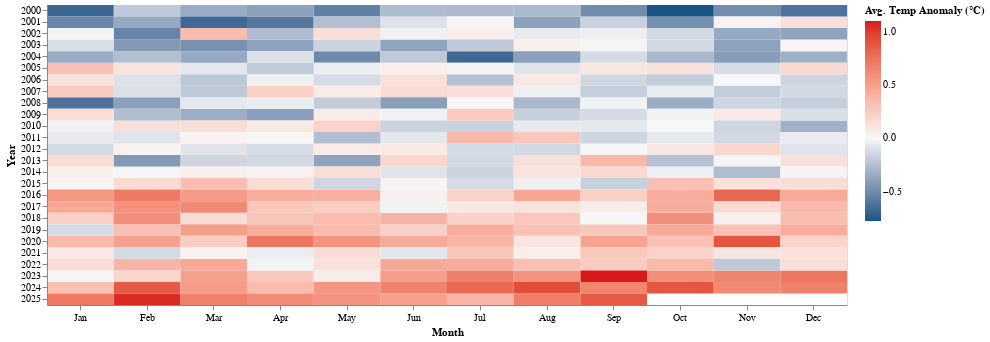

Here is the notebook cell this chart was saved with:
### Code cell
# Graph 3: heatmap on anomalies over year month

def anomalies_heatmap(df):

    chart = alt.Chart(df)
    # AI: Asked how to change schema color to other option and
    # Used this https://altair-viz.github.io/user_guide/generated/core/altair.Scale.html to see options
    heat_map = chart.mark_rect().encode(
        alt.X("month(date):O", title="Month"),
        alt.Y("year:O", title="Year"),
        alt.Color("mean(t2_mean_anomaly):Q", title="Avg. Temp Anomaly (°C)",
                  scale = alt.Scale(domainMid=0,
                                    range=["#175585", "#f7f7f7", "#d7191c"]))
    ).properties(width=800, height=300)
    
    return heat_map

anomalies_heatmap(montly_temp_agg)

### Figure 1 — Vega specification as saved in the notebook (floating-point values rounded to 4 significant figures; data arrays with more than 128 entries replaced by an {"elided": "..."} marker saying what was removed)
{"$schema": "https://vega.github.io/schema/vega/v5.json", "data": [{"name": "source_0", "values": {"elided": "309 records"}, "transform": [{"type": "formula", "expr": "toDate(datum['month_date'])", "as": "month_date"}]}, {"name": "source_0_x_domain_month_date", "values": [{"month_date": "2012-07-01T00:00:00.000"}, {"month_date": "2012-03-01T00:00:00.000"}, {"month_date": "2012-05-01T00:00:00.000"}, {"month_date": "2012-06-01T00:00:00.000"}, {"month_date": "2012-09-01T00:00:00.000"}, {"month_date": "2012-10-01T00:00:00.000"}, {"month_date": "2012-01-01T00:00:00.000"}, {"month_date": "2012-08-01T00:00:00.000"}, {"month_date": "2012-11-01T00:00:00.000"}, {"month_date": "2012-12-01T00:00:00.000"}, {"month_date": "2012-02-01T00:00:00.000"}, {"month_date": "2012-04-01T00:00:00.000"}], "transform": [{"type": "formula", "expr": "toDate(datum['month_date'])", "as": "month_date"}]}, {"name": "source_0_y_domain_year", "values": [{"year": 2025}, {"year": 2013}, {"year": 2020}, {"year": 2024}, {"year": 2003}, {"year": 2004}, {"year": 2005}, {"year": 2021}, {"year": 2010}, {"year": 2016}, {"year": 2001}, {"year": 2018}, {"year": 2011}, {"year": 2015}, {"year": 2017}, {"year": 2019}, {"year": 2000}, {"year": 2006}, {"year": 2022}, {"year": 2009}, {"year": 2008}, {"year": 2012}, {"year": 2002}, {"year": 2023}, {"year": 2007}, {"year": 2014}]}, {"name": "source_0_color_domain_mean_t2_mean_anomaly", "values": [{"min": -0.7736, "max": 1.1}]}], "marks": [{"type": "rect", "name": "marks", "from": {"data": "source_0"}, "encode": {"update": {"fill": {"field": "mean_t2_mean_anomaly", "scale": "color"}, "height": {"signal": "max(0.25, bandwidth('y'))"}, "x": {"field": "month_date", "scale": "x"}, "width": {"signal": "max(0.25, bandwidth('x'))"}, "y": {"field": "year", "scale": "y"}}}, "style": ["rect"]}], "scales": [{"name": "x", "type": "band", "domain": {"data": "source_0_x_domain_month_date", "field": "month_date", "sort": true}, "range": [0, {"signal": "width"}], "paddingInner": 0, "paddingOuter": 0}, {"name": "y", "type": "band", "domain": {"data": "source_0_y_domain_year", "field": "year", "sort": true}, "range": [0, {"signal": "height"}], "paddingOuter": 0, "paddingInner": 0}, {"name": "color", "type": "linear", "domain": [{"signal": "(data(\"source_0_color_domain_mean_t2_mean_anomaly\")[0] || {}).min"}, {"signal": "(data(\"source_0_color_domain_mean_t2_mean_anomaly\")[0] || {}).max"}], "range": ["#175585", "#f7f7f7", "#d7191c"], "zero": false, "domainMid": 0, "interpolate": "hcl"}], "axes": [{"scale": "x", "formatType": "time", "grid": false, "title": "Month", "format": {"signal": "timeUnitSpecifier([\"month\"], {\"year-month\":\"%b %Y \",\"year-month-date\":\"%b %d, %Y \"})"}, "labelOverlap": true, "zindex": 1, "tickMinStep": {"signal": "datetime(2001, 1, 1, 0, 0, 0, 0) - datetime(2001, 0, 1, 0, 0, 0, 0)"}, "orient": "bottom"}, {"scale": "y", "grid": false, "title": "Year", "orient": "left", "zindex": 1}], "padding": 5, "background": "white", "height": 300, "style": "cell", "legends": [{"title": "Avg. Temp Anomaly (°C)", "fill": "color", "gradientLength": {"signal": "clamp(height, 64, 200)"}}], "width": 800}
